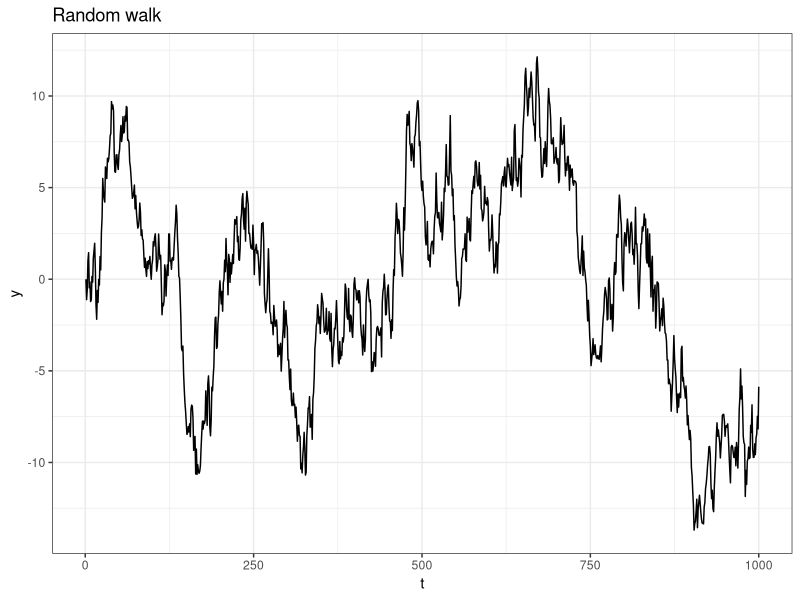
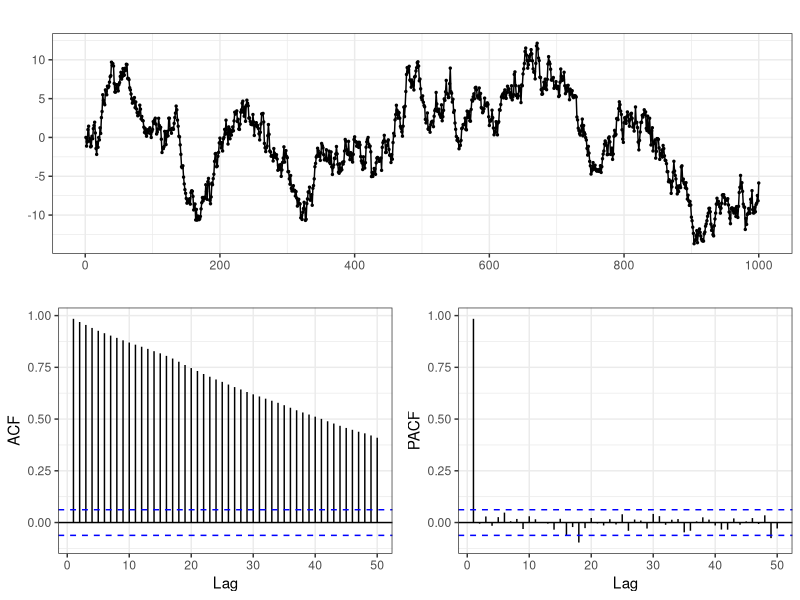
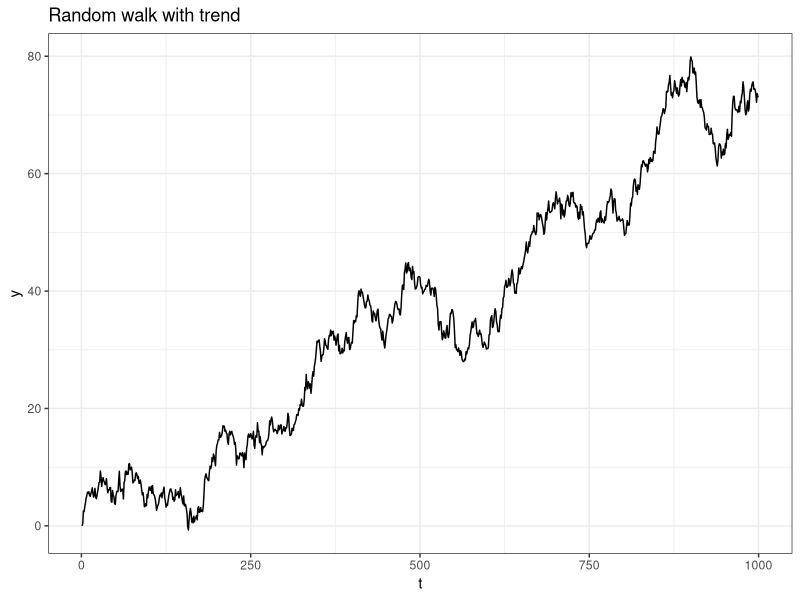
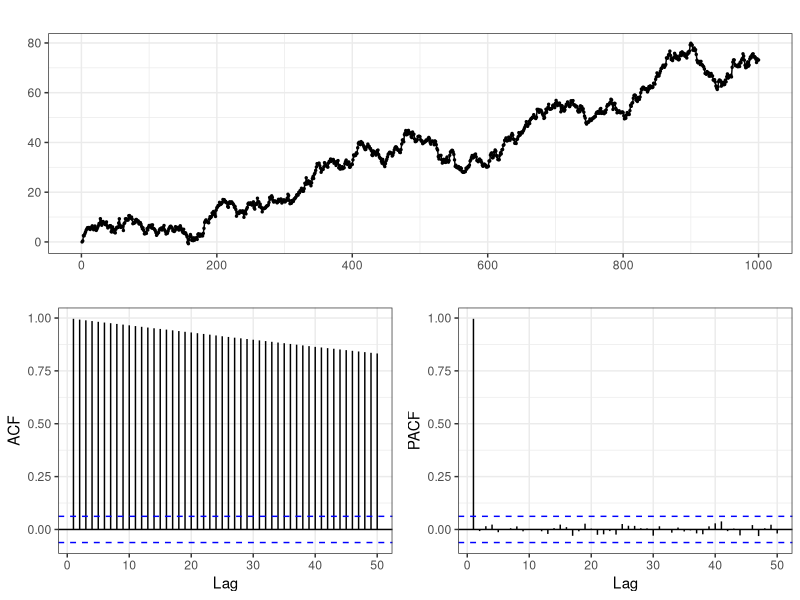
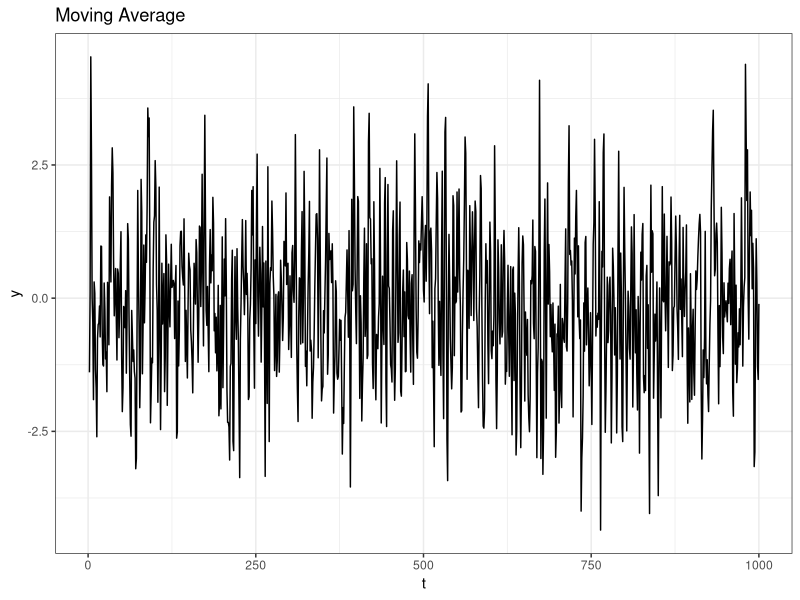
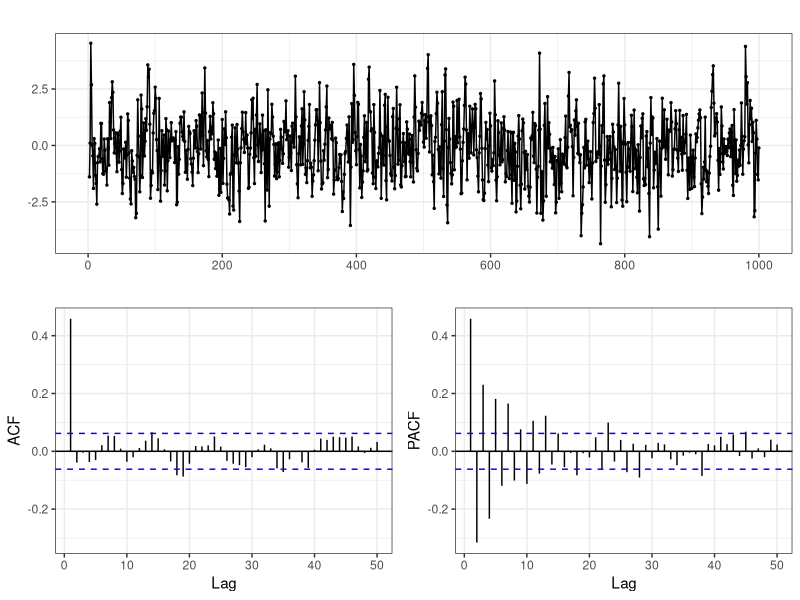
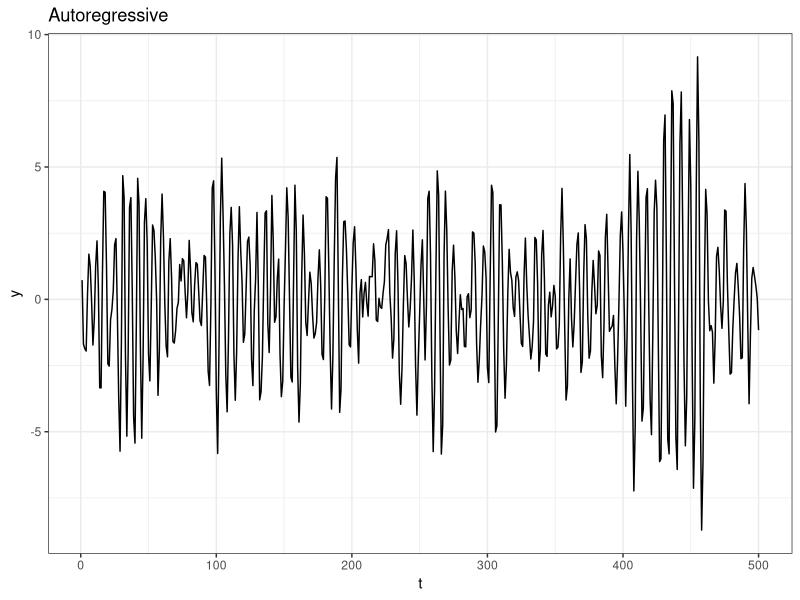
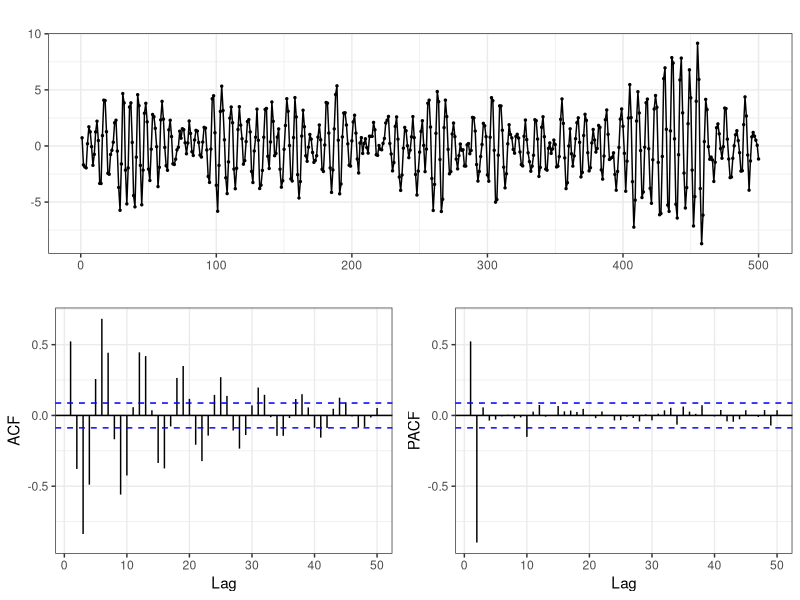

Write R code to recreate these figures, in order. (Note: this script raises an error after producing the figures.)
## ---- chunk 1
ggplot2::theme_set(ggplot2::theme_bw())
## ---- chunk 2
library(tidyverse)
## ---- chunk 3
rw = data_frame(
  t = 1:1000,
  y = cumsum(c(0, rnorm(999)))
)

ggplot(rw, aes(x=t, y=y)) + geom_line() + labs(title="Random walk")

forecast::ggtsdisplay(rw$y, lag.max = 50)
## ---- chunk 4
rwt = data_frame(
  t = 1:1000,
  y = cumsum(c(0, 0.1+rnorm(999)))
) 

ggplot(rwt, aes(x=t, y=y)) + geom_line() + labs(title="Random walk with trend")
forecast::ggtsdisplay(rwt$y, lag.max = 50)
## ---- chunk 5
ma = data_frame(
  t = 1:1000,
  w = rnorm(1000)
) %>%
  mutate(
    y = (c(NA,w[-1000]) + w)
  )

ggplot(ma, aes(x=t, y=y)) + geom_line() + labs(title="Moving Average")
forecast::ggtsdisplay(ma$y, lag.max = 50, na.action = na.omit)
## ---- chunk 6
ar = data_frame(
  t = 1:500,
  w = rnorm(500),
  y = NA
)

for(i in seq_along(ar$w))
{
  if (i == 1)
    ar$y[i] = ar$w[i]
  else if (i==2)
    ar$y[i] = ar$y[i-1] + ar$w[i]
  else
    ar$y[i] = ar$y[i-1] -0.9*ar$y[i-2] + ar$w[i]
}

ggplot(ar, aes(x=t, y=y)) + geom_line() + labs(title="Autoregressive")
forecast::ggtsdisplay(ar$y, lag.max = 50, na.action = na.omit)
## ---- chunk 7
aus_wine = forecast::wineind

aus_wine=data.frame(date=time(aus_wine), sales=as.matrix(aus_wine)) 

aus_wine %>%
  ggplot(aes(x = date, y = sales)) + 
  geom_line() + 
  geom_point()
## ---- chunk 8
l  = lm(sales ~ date, data=aus_wine)
l2 = lm(sales ~ date + I(date^2), data=aus_wine)

d = aus_wine %>%
  modelr::add_predictions(l, var="linear") %>%
  modelr::add_predictions(l2, var="quadratic")

d %>%
  select(-sales) %>%
  tidyr::gather(model, sales, -date) %>%
  ggplot(aes(x=date, y=sales, color=model)) + 
  geom_line(data=d, color="black") + 
  geom_point(data=d, color="black") +
  geom_line(size=1.5, alpha=0.75) + 
  labs(title = "Model Fit")
## ---- chunk 9
d = aus_wine %>%
  modelr::add_residuals(l, var="lin_resid") %>%
  modelr::add_residuals(l2, var="quad_resid")

d %>%
tidyr::gather(type, residual, -(date:sales)) %>%
ggplot(aes(x=date, y=residual, color=type)) + 
  geom_point() +
  geom_line() +
  facet_wrap(~type, nrow=2) +
  labs(title = "Residuals")
## ---- chunk 10
forecast::ggtsdisplay(d$quad_resid, lag.max = 36)
## ---- chunk 11
d_lags = bind_cols(
  d,
  purrr::map_dfc(0:12, ~ list(lag = lag(d$quad_resid, n=.x))) %>% select(-lag)
) %>% 
  tidyr::gather(lag, lag_value, -(date:quad_resid)) %>%
  mutate(lag = forcats::as_factor(lag))

ggplot(d_lags, aes(x=lag_value, y=quad_resid)) +
  geom_point(alpha=0.6) +
  facet_wrap(~lag, ncol=4) +
  geom_smooth(method="lm", color='red', se = FALSE, alpha=0.1) + 
  labs(title = "Original sales vs. sales at lag i")
